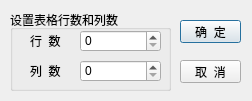
<?xml version="1.0" encoding="UTF-8"?>
<ui version="4.0">
 <class>QWDialogSize</class>
 <widget class="QDialog" name="QWDialogSize">
  <property name="geometry">
   <rect>
    <x>0</x>
    <y>0</y>
    <width>252</width>
    <height>101</height>
   </rect>
  </property>
  <property name="windowTitle">
   <string>Dialog</string>
  </property>
  <widget class="QGroupBox" name="groupBox">
   <property name="geometry">
    <rect>
     <x>10</x>
     <y>10</y>
     <width>161</width>
     <height>81</height>
    </rect>
   </property>
   <property name="title">
    <string>设置表格行数和列数</string>
   </property>
   <widget class="QLabel" name="label">
    <property name="geometry">
     <rect>
      <x>20</x>
      <y>20</y>
      <width>41</width>
      <height>21</height>
     </rect>
    </property>
    <property name="text">
     <string>行  数</string>
    </property>
   </widget>
   <widget class="QLabel" name="label_2">
    <property name="geometry">
     <rect>
      <x>20</x>
      <y>50</y>
      <width>41</width>
      <height>21</height>
     </rect>
    </property>
    <property name="text">
     <string>列  数</string>
    </property>
   </widget>
   <widget class="QSpinBox" name="spinBoxRow">
    <property name="geometry">
     <rect>
      <x>70</x>
      <y>20</y>
      <width>81</width>
      <height>22</height>
     </rect>
    </property>
   </widget>
   <widget class="QSpinBox" name="spinBoxCol">
    <property name="geometry">
     <rect>
      <x>70</x>
      <y>50</y>
      <width>81</width>
      <height>22</height>
     </rect>
    </property>
   </widget>
  </widget>
  <widget class="QPushButton" name="pushButton">
   <property name="geometry">
    <rect>
     <x>180</x>
     <y>20</y>
     <width>61</width>
     <height>23</height>
    </rect>
   </property>
   <property name="text">
    <string>确  定</string>
   </property>
  </widget>
  <widget class="QPushButton" name="pushButton_2">
   <property name="geometry">
    <rect>
     <x>180</x>
     <y>60</y>
     <width>61</width>
     <height>23</height>
    </rect>
   </property>
   <property name="text">
    <string>取  消</string>
   </property>
  </widget>
 </widget>
 <resources/>
 <connections>
  <connection>
   <sender>pushButton</sender>
   <signal>clicked()</signal>
   <receiver>QWDialogSize</receiver>
   <slot>accept()</slot>
   <hints>
    <hint type="sourcelabel">
     <x>210</x>
     <y>31</y>
    </hint>
    <hint type="destinationlabel">
     <x>125</x>
     <y>49</y>
    </hint>
   </hints>
  </connection>
  <connection>
   <sender>pushButton_2</sender>
   <signal>clicked()</signal>
   <receiver>QWDialogSize</receiver>
   <slot>reject()</slot>
   <hints>
    <hint type="sourcelabel">
     <x>210</x>
     <y>71</y>
    </hint>
    <hint type="destinationlabel">
     <x>125</x>
     <y>49</y>
    </hint>
   </hints>
  </connection>
 </connections>
</ui>
